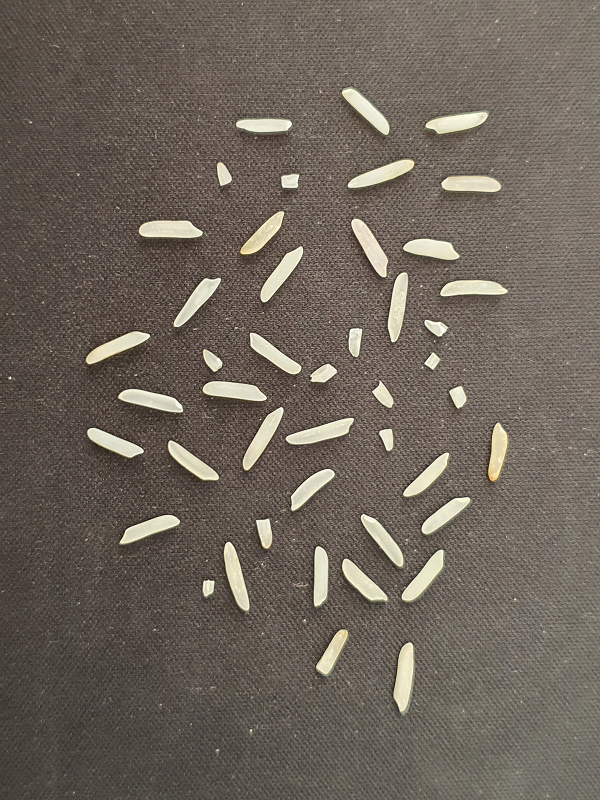
#> input picture CV_unsw_learn_comp9517/ass01/rice_img1.png, 600 x 800 px
$ python Assignment1.py   (older library calls are emulated)
#> lines starting #> are read from the running program, lines starting #| are printed output that depends on the picture; after the words box and inside, x2 and y2 are one past the last pixel; in counts of white or black regions, pixels touching at a corner belong together
#!/usr/bin/env python

# -*- coding: utf-8 -*-
"""
Created on Tue Sep 15 23:05:46 2020

@author:
by Haojin Guo z5216214
"""

# ......IMPORT .........
import math
import argparse
import os
import cv2
import numpy as np
from matplotlib import pyplot as plt
import copy
from scipy import ndimage as ndi
from warnings import warn
from collections import Counter
import random


def task1(args, img):
    # get matrix pixel values of row and column
    height, width = img.shape
    # iso-data intensity thresholding, get an arbitrary int t
    t_new = np.random.randint(0, 256)
    # print("the first t", t_new)
    t_old = 0
    t_list = []
    t_list.append(t_new)
    while abs(t_new - t_old) >= 0.005:
        output_img = copy.deepcopy(img)
        # background encoded as white[pixel value: 255], the rice kernels encoded as back[pixel value: 255],
        rice_kernels = (img < t_new)
        background = (img > t_new)
        # u0 mean of intensity values < t_temp-----rice kernels , u1 = mean of intensity values >= t_temp --- background
        u0 = np.mean(img[rice_kernels])
        u1 = np.mean(img[background])
        t_old = t_new
        t_new = round((u0 + u1) / 2)
        t_list.append(t_new)
    # get threshold_value
    t = t_list[-1]
    # print(t_list)
    # print(len(t_list))
    # plot the threshold value t at every iteration on a graph
    x = [i for i in range(len(t_list))]
    y = [j for j in t_list]
    plt.plot(x, y, 's-', color='r', label="t_Value")  # s-:方形
    plt.xlabel("Iteration times of t value")
    plt.ylabel("The value of t")
    plt.show()
    # get binary_image
    for h in range(height):
        for w in range(width):
            if img[h, w] >= t:
                output_img[h, w] = 0
            else:
                output_img[h, w] = 255
    return output_img, t


def task2(args, img, selem=None, out=None, mode='nearest', cval=0.0, ):
    # the process of median blur
    if selem is None:
        selem = ndi.generate_binary_structure(img.ndim, img.ndim)
    median_blur_img = ndi.median_filter(img, footprint=selem, output=out, mode=mode, cval=cval)
    plt.imshow(median_blur_img, 'gray')
    plt.title(f'Filtered binary image'), plt.xticks([]), plt.yticks([])
    plt.show()

    # two_pass pre_processing
    img_borden = cv2.copyMakeBorder(median_blur_img, 1, 1, 1, 1, cv2.BORDER_CONSTANT, value=255)

    height, width = img_borden.shape

    neighborhoods_1 = [[-1, -1], [-1, 0], [-1, 1],
                       [0, -1]]

    label_img = np.zeros_like(img_borden)

    no_of_label = 1
    label_dict = {}

    # first_pass
    for h in range(1, height - 1):
        for w in range(1, width - 1):

            if img_borden[h, w] != 0:
                continue
                # collect label in a list

            label_list = []
            # check the neighborhoods of pixel value

            for neighbor in neighborhoods_1:
                if label_img[h + neighbor[0], w + neighbor[-1]] != 0:
                    label_list.append(label_img[h + neighbor[0], w + neighbor[-1]])

            if len(label_list) == 0:
                label_img[h, w] = no_of_label
                no_of_label += 1
            else:
                label_img[h, w] = np.min(label_list)
                # combine
                if np.min(label_list) not in label_dict:

                    label_dict[np.min(label_list)] = []
                    for value in label_list:
                        label_dict[np.min(label_list)].append(value)
                else:
                    for value in label_list:
                        label_dict[np.min(label_list)].append(value)

    for key in label_dict.keys():
        label_dict[key] = set(label_dict[key])

    # print(len(label_dict.keys()))
    # print(label_dict)


    # second pass

    neighborhoods_2 = [[-1, -1], [-1, 0], [-1, 1],
                       [0, -1], [0, 0], [0, 1],
                       [1, -1], [1, 0], [1, 1]]

    row, column = label_img.shape
    # print(row, column)

    # np.random.randint(0, 256)

    for r in range(1, row - 1):
        for c in range(1, column - 1):
            if label_img[r, c] != 0:
                # check the neighborhoods of pixel value
                for neighbor in neighborhoods_2:
                    if label_img[r + neighbor[0], c + neighbor[-1]] != 0:
                        label_img[r + neighbor[0], c + neighbor[-1]] = label_img[r, c]

    for i in range(row * column):
        r = np.random.randint(1, row - 1)
        c = np.random.randint(1, column - 1)
        if label_img[r, c] != 0:
            # check the neighborhoods of pixel value
            for neighbor in neighborhoods_2:
                if label_img[r + neighbor[0], c + neighbor[-1]] != 0:
                    label_img[r + neighbor[0], c + neighbor[-1]] = label_img[r, c]

    #
    # kernel = dict(Counter(temp)-Counter(label_dict))
    # print(kernel)

    counts = {}
    for r in range(row):
        for c in range(column):
            if label_img[r, c] == 0:
                continue
            for key in label_dict.keys():
                if label_img[r, c] in label_dict[key]:
                    label_img[r, c] = key
            l = label_img[r, c]
            if l not in counts.keys():
                counts[l] = 1
            else:
                counts[l] += 1

    number_kernels = 0

    return median_blur_img, counts, label_img


def task3(args, image, counts):
    nums = 0
    values = []
    new_counts = {}

    for item in counts.values():
        values.append(item)
    sift = max(values) / 2
    for k, v in counts.items():
        if counts[k] > sift:
            nums += 1
            new_counts[k] = v

    # print(new_counts.keys())
    percentage = nums / len(counts.keys())


    row, column = image.shape
    for r in range(row):
        for c in range(column):
            if image[r, c] == 0:
                continue
            # for key in new_counts:
            for key in new_counts.keys():
                if image[r, c] == key:
                    image[r, c] = 0
                else:
                    image[r, c] = 255

    # plt.imshow(image, 'gray')
    # plt.show()

    visited = np.zeros(image.shape, dtype=bool)
    labels = np.zeros(image.shape, dtype=int)
    count = 1
    for i in range(image.shape[0]):
        for j in range(image.shape[1]):
            if not visited[i, j]:
                if image[i, j] == 0:
                    # bfs
                    queue = []
                    queue.append((i, j))
                    while queue:
                        p = queue.pop(0)
                        if p[0] < 0 or p[0] >= image.shape[0]:
                            continue
                        if p[1] < 0 or p[1] >= image.shape[1]:
                            continue
                        if visited[p[0], p[1]]:
                            continue
                        if image[p[0], p[1]] != 0:
                            continue

                        labels[p[0], p[1]] = count

                        up = (p[0], p[1] - 1)
                        queue.append(up)
                        down = (p[0], p[1] + 1)
                        queue.append(down)

                        left = (p[0] - 1, p[1])
                        queue.append(left)
                        right = (p[0] + 1, p[1])
                        queue.append(right)

                        up_left = (p[0] - 1, p[1] - 1)
                        queue.append(up_left)
                        down_right = (p[0] + 1, p[1] + 1)
                        queue.append(down_right)

                        up_right = (p[0] - 1, p[1] + 1)
                        queue.append(up_right)
                        down_left = (p[0] + 1, p[1] - 1)
                        queue.append(down_left)

                        visited[p[0], p[1]] = True

                    count += 1
                else:
                    visited[i, j] = True
    count -= 1

    return percentage, labels


my_parser = argparse.ArgumentParser()
my_parser.add_argument('-o', '--OP_folder', type=str, help='Output folder name', default='OUTPUT')
# /Users/guohaojin/Downloads/COMP9517/ass01/ass01_output
my_parser.add_argument('-m', '--min_area', type=int, action='store', required=False,
                       help='Minimum pixel area to be occupied, to be considered a whole rice kernel')

my_parser.add_argument('-f', '--input_filename', type=str, action='store', required=False, help='Filename of image ')

# Execute parse_args()
args = my_parser.parse_args()


# img1 = cv2.imread(args.input_filename, 0)

img1 = cv2.imread('rice_img1.png', 0)
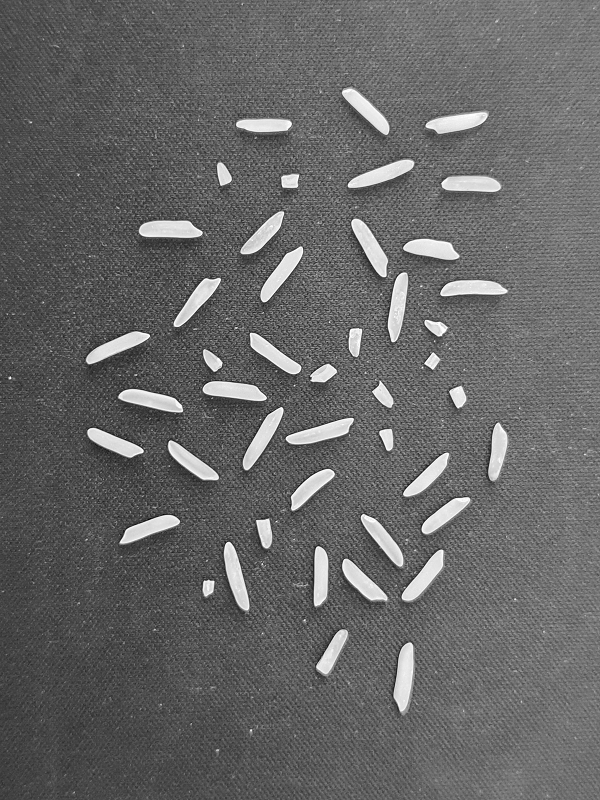
#> img1: shape (800, 600); min 0, max 255, mean 102.3

plt.imshow(img1, cmap='gray')
plt.title('Original'), plt.xticks([]), plt.yticks([])
plt.show()

binary_img, threshold_value = task1(args, img1)
#> the loop in task1, `while abs(t_new - t_old) >= 0.005:` made 3 passes
#> (u0, u1, t_old, t_new) on passes 2 to 3: (94.16, 222.7, 159, 158), (94.15, 222.6, 158, 158)
#> (u0, u1, t_new) on pass 1: (94.3, 224.4, 159)
#> pass 1, in task1, `rice_kernels = (img < t_new)`:
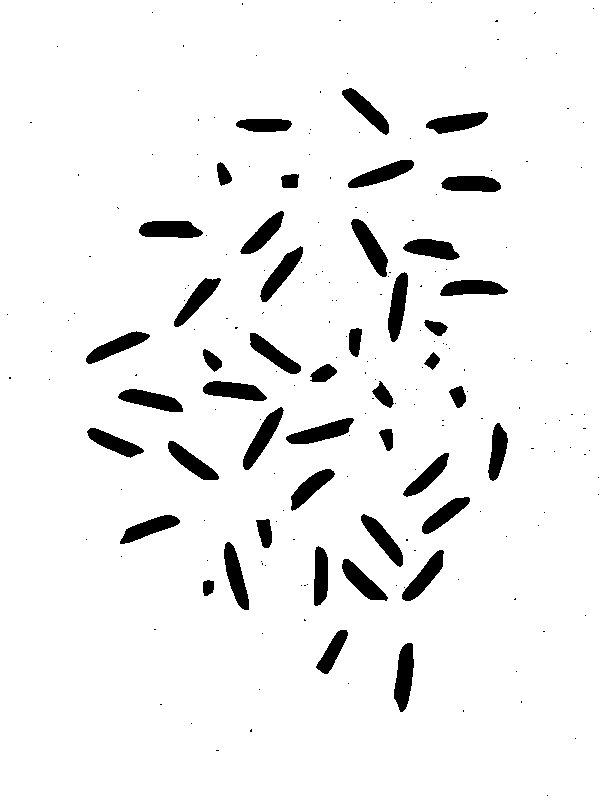
#> rice_kernels: shape (800, 600) bool; 93.9% white; 213 black regions (168 under 20 px), largest, box (x1, y1, x2, y2) and area: (394, 643, 414, 712) 940, (139, 221, 203, 238) 897, (243, 407, 284, 470) 896
#> pass 2, in task1, `rice_kernels = (img < t_new)`:
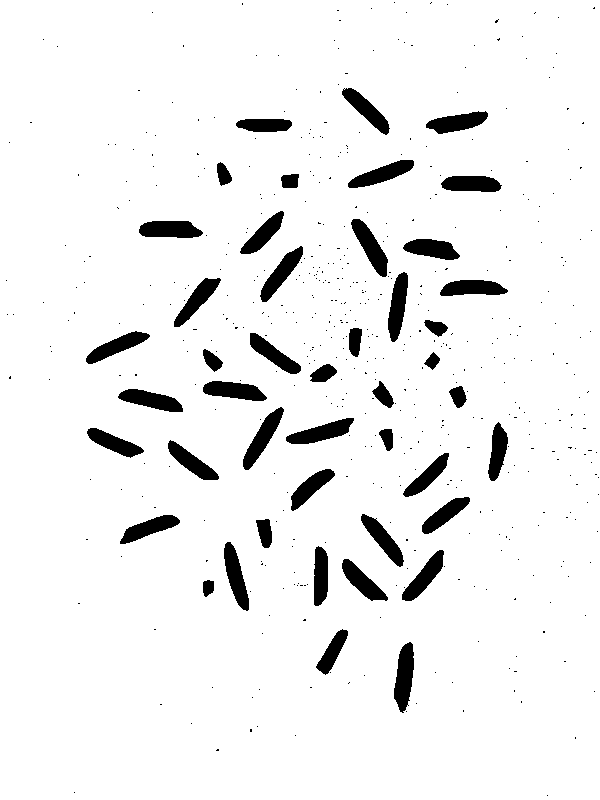
#> rice_kernels: shape (800, 600) bool; 93.7% white; 542 black regions (497 under 20 px), largest, box (x1, y1, x2, y2) and area: (394, 642, 414, 713) 964, (351, 219, 388, 277) 908, (243, 407, 284, 470) 906
#> after the loop in task1, `while abs(t_new - t_old) >= 0.005:`: t_list = [172, 159, 158, 158]
#> in task1, `t = t_list[-1]`: t = 158
#> in task1, `x = [i for i in range(len(t_list))]`: x = [0, 1, 2, 3]
#> in task1, `y = [j for j in t_list]`: y = [172, 159, 158, 158]
#> in task1, `plt.show()`:
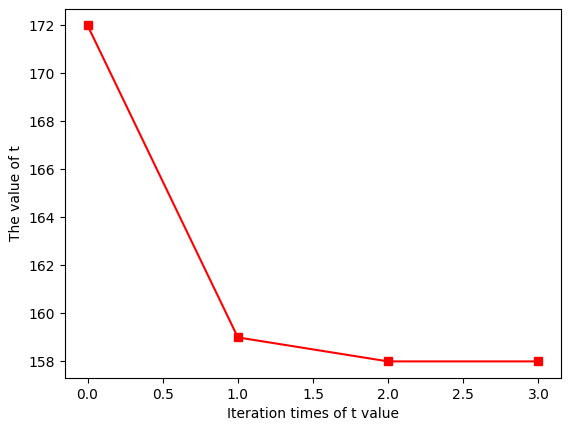
#> figure drawn by matplotlib, 1 panel
#> after the loop in task1, `for h in range(height):`: output_img: shape (800, 600); 93.7% white; 596 black regions (551 under 20 px), largest, box (x1, y1, x2, y2) and area: (394, 642, 414, 713) 966, (351, 219, 388, 277) 908, (243, 407, 284, 470) 906
#> threshold_value = 158
print(f"The threshold value is {threshold_value}. ")
#| The threshold value is 158.
plt.imshow(binary_img, 'gray'), plt.xticks([]), plt.yticks([])
plt.title(f'Threshold Value ={threshold_value}.')
plt.show()

median_blur_img, counts, label_img = task2(args, binary_img)
#> in task2, `median_blur_img = ndi.median_filter(img, footprint=selem, output=out, ..`:
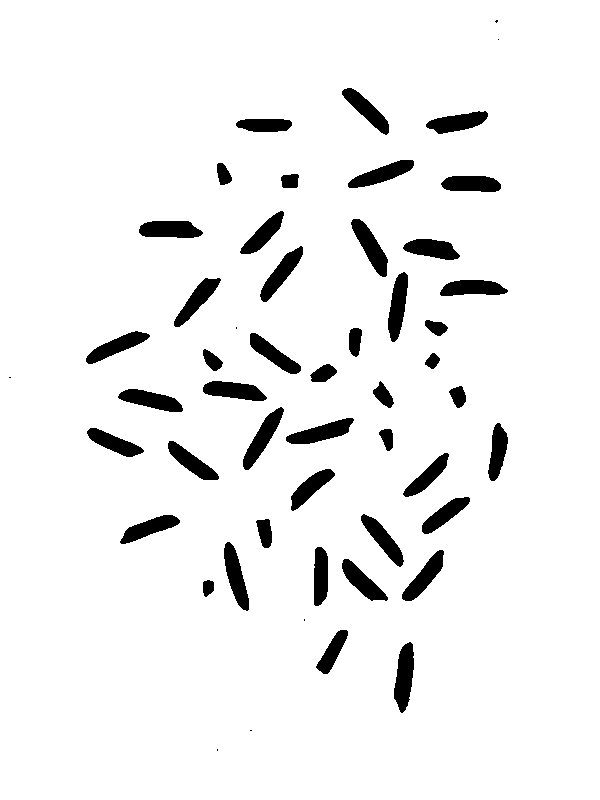
#> median_blur_img: shape (800, 600); 93.8% white; 52 black regions (7 under 20 px), largest, box (x1, y1, x2, y2) and area: (394, 642, 414, 713) 966, (351, 219, 388, 277) 908, (243, 407, 284, 470) 906
#> in task2, `img_borden = cv2.copyMakeBorder(median_blur_img, 1, 1, 1, 1, cv2.BORDE..`:
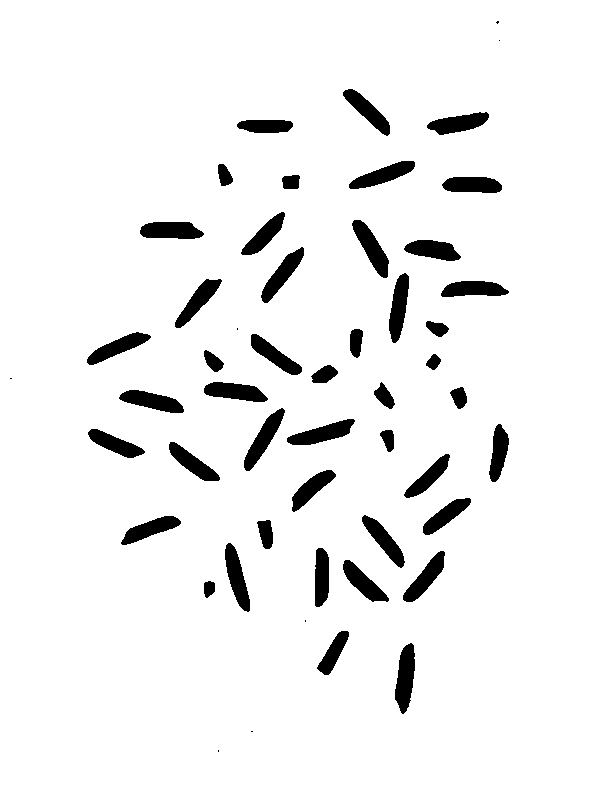
#> img_borden: shape (802, 602); 93.9% white; 52 black regions (7 under 20 px), largest, box (x1, y1, x2, y2) and area: (395, 643, 415, 714) 966, (352, 220, 389, 278) 908, (244, 408, 285, 471) 906
#> after the loop in task2, `for h in range(1, height - 1):`:
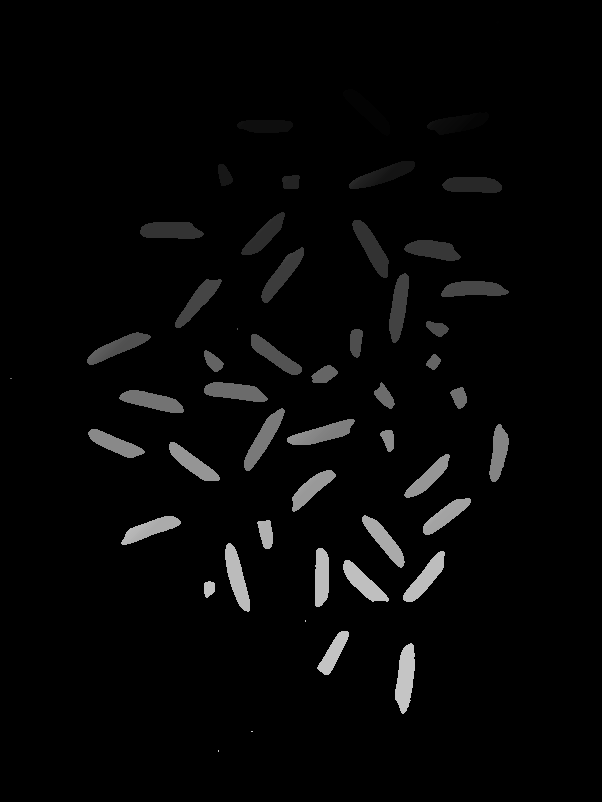
#> label_img: shape (802, 602); min 0, max 201, mean 6.6
#> after the loop in task2, `for r in range(1, row - 1):`: label_img: shape (802, 602); 4.23% of pixels changed, all inside (x1, y1, x2, y2) = (87, 89, 509, 714)
#> after the loop in task2, `for i in range(row * column):`: label_img: shape (802, 602); min 0, max 201, mean 6.8
#> after the loop in task2, `for r in range(row):`: label_img: shape (802, 602); min 0, max 201, mean 6.7
#> counts = 124 items
print(f"The number of rice kernels in the image are {len(counts.keys())}.")
#| The number of rice kernels in the image are 124.

percentage_damged_rice, labels = task3(args, label_img, counts)
#> the loop in task3, `for item in counts.values():` made 124 passes
#> item on passes 1, 3, 4, 5, 6, 7, 8, 9, 10, 11, 12, 13: 6, 801, 43, 16, 13, 37, 11, 68, 80, 57, 511, 39
#> after the loop in task3, `for item in counts.values():`: values = 124 values, max 966 at index 121, min 1 at index 1, mean 238.4
#> in task3, `sift = max(values) / 2`: sift = 483
#> the loop in task3, `for k, v in counts.items():` made 124 passes
#> (k, v) on passes 1, 2, 3, 4, 5, 6, 7, 9, 10, 11, 12, 13: (1, 6), (2, 1), (3, 801), (12, 43), (9, 16), (8, 13), (10, 37), (11, 68), (13, 80), (15, 57), (17, 511), (14, 39)
#> after the loop in task3, `for k, v in counts.items():`: new_counts = 28 items; nums = 28
#> in task3, `percentage = nums / len(counts.keys())`: percentage = 0.226
#> after the loop in task3, `for i in range(image.shape[0]):`: visited: shape (802, 602) bool; every value is 1
#> percentage_damged_rice = 0.226
print(f'The percentage of damaged rice kernels are {round(percentage_damged_rice * 100, 2)}%.')
#| The percentage of damaged rice kernels are 22.58%.

plt.imshow(labels, 'gray'), plt.xticks([]), plt.yticks([])
plt.title("Excluding all damaged kernels---rice")
plt.show()


# [5 lines of commented-out code are left out]
